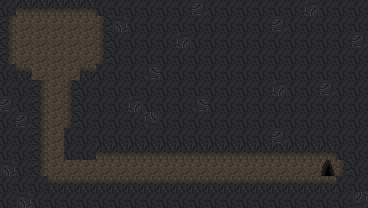

Below is a game level as drawn by its tile map, then a one-line description and the .tmx file that defines it, in full:
An orthogonal 23x13 tile map with 16x16 px tiles, 2 tile layers (Tile Layer 1, Tile Layer 2) and 4 objects (2x skull_monster, player_spawn, level_exit).

<map version="1.10" tiledversion="1.10.2" orientation="orthogonal" renderorder="right-down" width="23" height="13" tilewidth="16" tileheight="16" infinite="0" nextlayerid="4" nextobjectid="19">
 <tileset firstgid="1" source="cave_crawler_v2.tsx" />
 <layer id="1" name="Tile Layer 1" width="23" height="13">
  <data encoding="csv">
95,110,110,110,110,110,95,95,95,95,95,95,1073741920,95,95,95,95,95,95,1610612832,95,95,95,
1610612846,61,61,61,61,61,2684354670,3758096480,95,95,95,95,95,95,95,95,95,1073741920,95,95,95,95,95,
1610612846,61,61,61,61,61,2684354670,95,95,95,95,1610612832,95,95,95,95,95,95,95,95,95,95,1073741920,
1610612846,61,61,61,61,61,2684354670,95,95,95,95,95,95,95,95,95,95,95,95,95,95,95,95,
95,3221225582,61,61,61,3221225582,95,95,95,3221225568,95,95,95,95,95,95,95,95,95,95,95,95,95,
95,95,1610612846,61,2684354670,95,95,95,95,95,95,95,95,95,95,95,95,1610612832,95,95,1073741920,95,95,
1073741920,95,1610612846,61,2684354670,95,95,95,1610612832,95,95,95,3221225568,95,95,95,95,95,95,95,95,95,95,
95,1073741920,1610612846,61,2684354670,95,95,95,95,536871008,95,95,95,95,95,95,95,95,95,95,95,95,95,
95,95,1610612846,61,95,95,95,95,95,95,95,95,95,95,95,95,95,1073741920,95,95,95,95,95,
95,95,1610612846,61,95,95,110,110,110,110,110,110,110,110,110,110,110,110,110,110,110,95,95,
3758096480,95,1610612846,61,61,61,61,61,61,61,61,61,61,61,61,61,61,61,61,61,61,2684354670,95,
95,95,95,3221225582,3221225582,3221225582,3221225582,3221225582,3221225582,3221225582,3221225582,3221225582,3221225582,3221225582,3221225582,3221225582,3221225582,3221225582,3221225582,3221225582,3221225582,95,95,
95,3758096480,95,95,95,95,95,95,95,95,95,95,95,95,95,95,95,95,95,95,95,95,2684354656
</data>
 </layer>
 <layer id="3" name="Tile Layer 2" width="23" height="13">
  <data encoding="csv">
0,0,0,0,0,0,0,0,0,0,0,0,0,0,0,0,0,0,0,0,0,0,0,
0,0,0,0,0,0,0,0,0,0,0,0,0,0,0,0,0,0,0,0,0,0,0,
0,0,0,0,0,0,0,0,0,0,0,0,0,0,0,0,0,0,0,0,0,0,0,
0,0,0,0,0,0,0,0,0,0,0,0,0,0,0,0,0,0,0,0,0,0,0,
0,0,0,0,0,0,0,0,0,0,0,0,0,0,0,0,0,0,0,0,0,0,0,
0,0,0,0,0,0,0,0,0,0,0,0,0,0,0,0,0,0,0,0,0,0,0,
0,0,0,0,0,0,0,0,0,0,0,0,0,0,0,0,0,0,0,0,0,0,0,
0,0,0,0,0,0,0,0,0,0,0,0,0,0,0,0,0,0,0,0,0,0,0,
0,0,0,0,0,0,0,0,0,0,0,0,0,0,0,0,0,0,0,0,0,0,0,
0,0,0,0,0,0,0,0,0,0,0,0,0,0,0,0,0,0,0,0,0,0,0,
0,0,0,0,0,0,0,0,0,0,0,0,0,0,0,0,0,0,0,0,66,0,0,
0,0,0,0,0,0,0,0,0,0,0,0,0,0,0,0,0,0,0,0,0,0,0,
0,0,0,0,0,0,0,0,0,0,0,0,0,0,0,0,0,0,0,0,0,0,0
</data>
 </layer>
 <objectgroup id="2" name="Object Layer 1">
  <object id="15" name="skull_monster" x="178.639" y="167.212">
   <point />
  </object>
  <object id="16" name="skull_monster" x="194.256" y="169.497">
   <point />
  </object>
  <object id="17" name="player_spawn" x="52.5633" y="40.7556">
   <point />
  </object>
  <object id="18" name="level_exit" x="326.426" y="169.878">
   <point />
  </object>
 </objectgroup>
</map>
